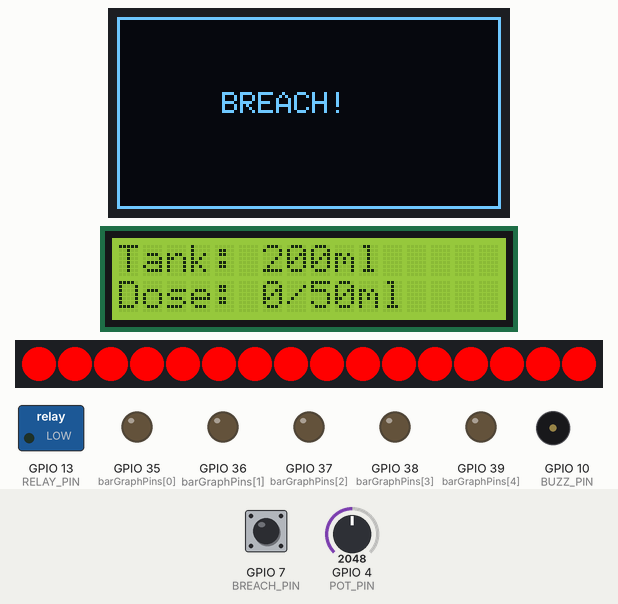
A sketch run on a simulated ESP32-S3. Parts: 128×64 one-colour display, 16×2 character LCD, 16 RGB LEDs in strip order, left to right, switched loads named in the sketch (green lamp = pin HIGH), output pins drawn as LEDs (lit = HIGH), buzzer (waves = sounding). The test bench sets the inputs (shaded band); at power-on: GPIO 7 (BREACH_PIN) LOW, GPIO 4 (POT_PIN) = 2048.

Above: at 1.3 s.
1.4 s: GPIO 7 (BREACH_PIN) pulled HIGH for 0.15 s
At 2.8 s:
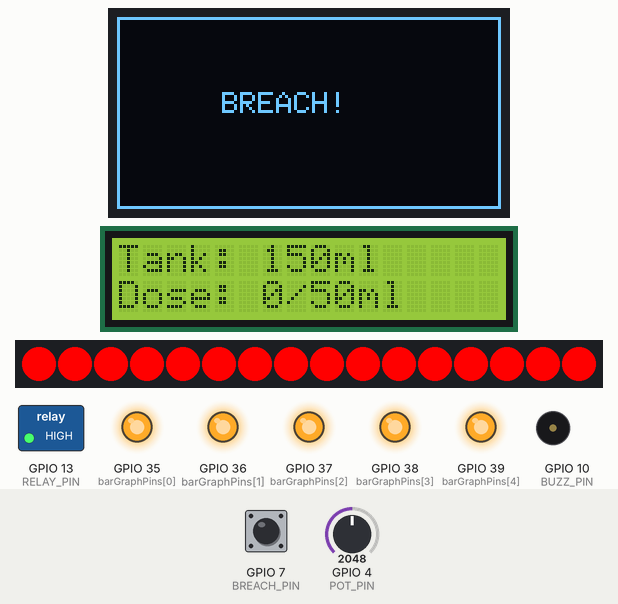
4.5 s: GPIO 7 (BREACH_PIN) pulled HIGH for 1 s
At 4.63 s:
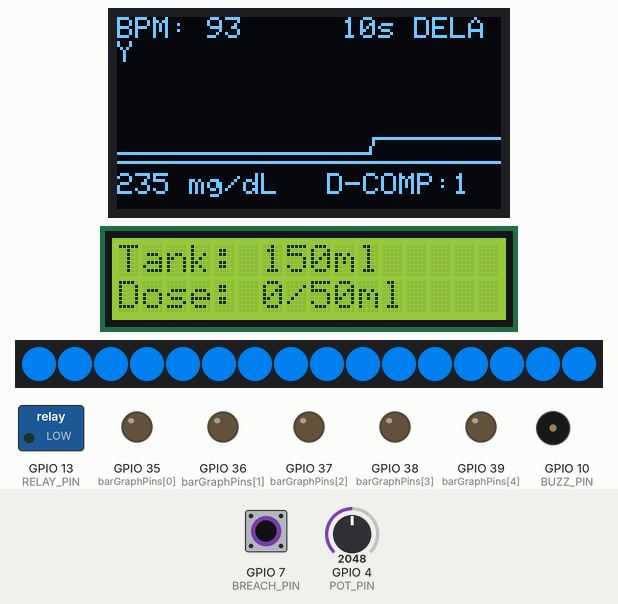
7.0 s: GPIO 7 (BREACH_PIN) pulled HIGH for 3.2 s
At 9.28 s:
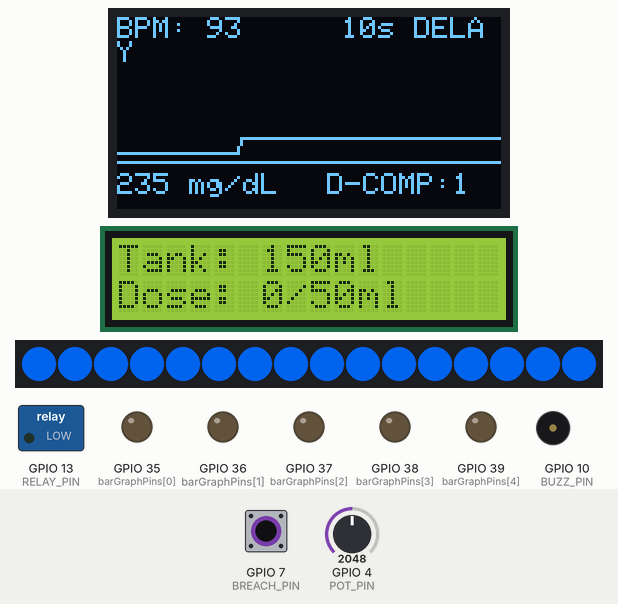
11.7 s: GPIO 7 (BREACH_PIN) driven HIGH
At 14.61 s:
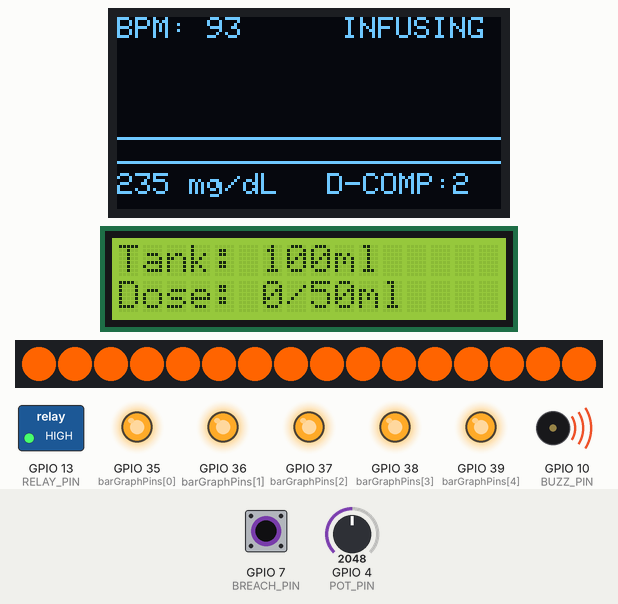
14.7 s: GPIO 4 (POT_PIN) set to 2866
At 14.99 s:
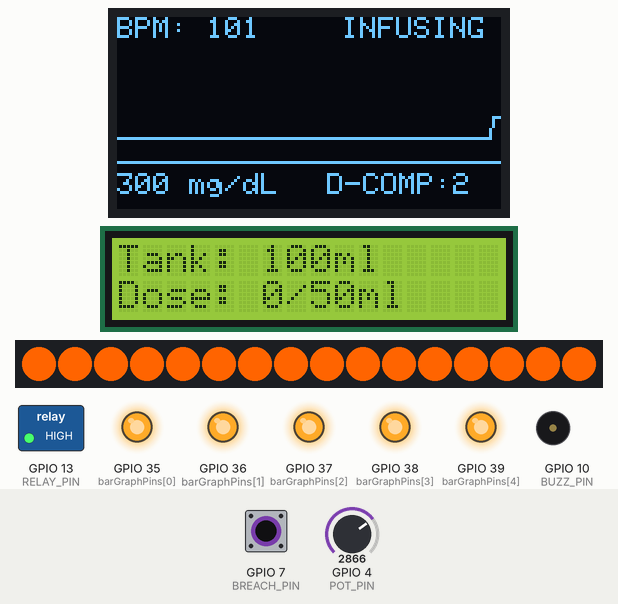
16.7 s: GPIO 4 (POT_PIN) set to 3603
At 17.91 s:
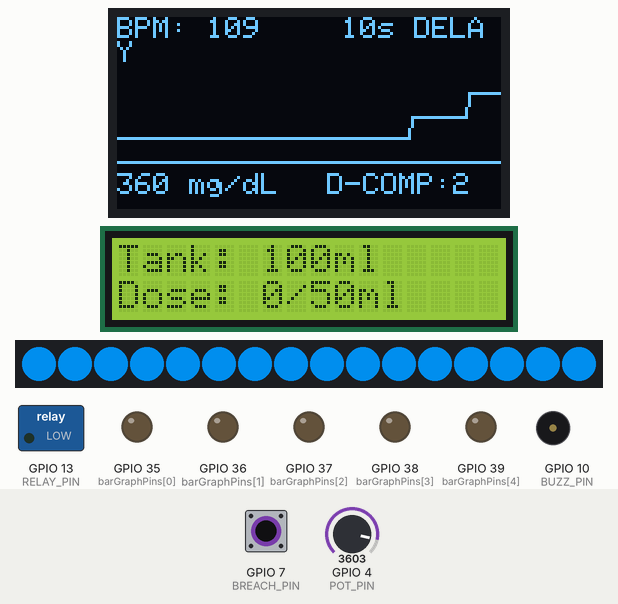
Timing chart, 0 to 19.2 s (numbered marks = the images above; inputs shaded):
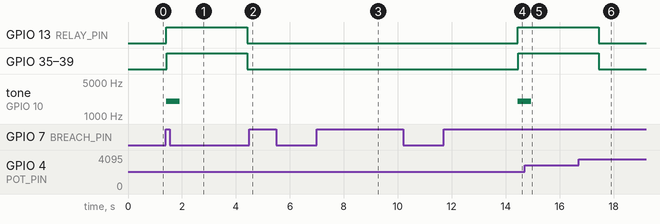

Measured:
- after the input at 1.4 s, GPIO 13 (RELAY_PIN), GPIO 35 (barGraphPins[0]): LOW → HIGH at once, → LOW 3.0 s later
- after the input at 4.5 s, the display: changes after 0.07 s (image 2)
- after the input at 7.0 s, the display: first changes at once (image 3 shows a later state)
- after the input at 11.7 s, GPIO 13 (RELAY_PIN): LOW → HIGH after 2.7 s; GPIO 35 (barGraphPins[0]): LOW → HIGH after 2.8 s
- after the input at 14.7 s, the display: first changes at once (image 5 shows a later state)

The sketch:

sketch-2.ino
```cpp
/*
  BioSync-AI: ADVANCED MEDICAL DASHBOARD (10s Recovery Edition)
  - Sensor: Potentiometer on Pin 4 (0-4095 mapped to 70-400 mg/dL)
  - OLED: Quad-Panel Telemetry (Graph, BPM, Doses, Status)
  - Logic: 10-Second Delay after 50ml cycle completion.
*/

#include <Wire.h>
#include <Adafruit_GFX.h>
#include <Adafruit_SSD1306.h>
#include <Adafruit_NeoPixel.h>
#include <LiquidCrystal_I2C.h>

// =======================
// 1. PIN CONFIGURATION
// =======================
#define POT_PIN      4
#define BREACH_PIN   7
#define RELAY_PIN    13
#define BUZZ_PIN     10
#define PIXEL_PIN    5
const int barGraphPins[] = {35, 36, 37, 38, 39};

// =======================
// 2. SYSTEM CONSTANTS
// =======================
#define OLED_ADDR    0x3C
#define LCD_ADDR     0x27
#define NUMPIXELS    16
#define SAMPLE_RATE  100

// =======================
// 3. GLOBAL VARIABLES
// =======================
float simulatedGlucose = 100.0;
unsigned long lastSampleTime = 0;
int medicineTank = 200;
int patientIntake = 0;
int completedDoses = 0;
int graphBuffer[128];
int bufferIdx = 0;

// State Logic
const long DOSE_DURATION = 3000;
const long RECOVERY_TIME = 10000;   // <--- UPDATED: 10 Second Safety Delay
unsigned long doseStartTime = 0;
bool isDosing = false;
bool isRecovering = false;
int activeBars = 0;
int snapshotBars = 0;

Adafruit_SSD1306 oled(128, 64, &Wire, -1);
LiquidCrystal_I2C lcd(LCD_ADDR, 16, 2);
Adafruit_NeoPixel pixels(NUMPIXELS, PIXEL_PIN, NEO_GRB + NEO_KHZ800);

void setup() {
  Wire.begin(8, 9);
  oled.begin(SSD1306_SWITCHCAPVCC, OLED_ADDR);
  oled.clearDisplay();

  lcd.init();
  lcd.backlight();

  for(int i=0; i<5; i++) pinMode(barGraphPins[i], OUTPUT);
  pinMode(RELAY_PIN, OUTPUT);
  pinMode(BREACH_PIN, INPUT_PULLUP);
  pinMode(BUZZ_PIN, OUTPUT);

  pixels.begin();
  pixels.show();

  for(int i=0; i<128; i++) graphBuffer[i] = 45;
  updateLCD();
}

void loop() {
  unsigned long currentMillis = millis();

  // 1. DATA ACQUISITION
  if (currentMillis - lastSampleTime >= SAMPLE_RATE) {
    lastSampleTime = currentMillis;

    int rawPot = analogRead(POT_PIN);
    simulatedGlucose = map(rawPot, 0, 4095, 70, 400);

    // Dose Gauge Threshold Logic
    if (simulatedGlucose < 120) activeBars = 0;
    else if (simulatedGlucose < 140) activeBars = 1;
    else if (simulatedGlucose < 160) activeBars = 2;
    else if (simulatedGlucose < 190) activeBars = 3;
    else if (simulatedGlucose < 230) activeBars = 4;
    else activeBars = 5;

    // Update Waveform Buffer (Does not disturb display)
    graphBuffer[bufferIdx] = map((int)simulatedGlucose, 70, 400, 60, 20);
    bufferIdx = (bufferIdx + 1) % 128;
  }

  // 2. DOSING ENGINE & RECOVERY
  checkDosingLogic();

  // 3. UI UPDATES
  updateHardwareVisuals();
  renderOLED();
}

void checkDosingLogic() {
  bool isBreach = !digitalRead(BREACH_PIN);

  // TRIGGER: System starts dose if not in Recovery/Breach
  if (!isBreach && !isDosing && !isRecovering && activeBars > 0) {
    isDosing = true;
    doseStartTime = millis();
    snapshotBars = activeBars;
    digitalWrite(RELAY_PIN, HIGH);

    int doseAmount = snapshotBars * 10;

    // Check for 50ml cycle completion
    if (patientIntake + doseAmount >= 50) {
        int needed = 50 - patientIntake;
        medicineTank -= needed;
        patientIntake = 0;
        completedDoses++;
        tone(BUZZ_PIN, 2000, 500); // Success tone
    } else {
        patientIntake += doseAmount;
        medicineTank -= doseAmount;
        tone(BUZZ_PIN, 1200, 100); // Standard infusion tone
    }

    if (medicineTank <= 0) medicineTank = 200;
    updateLCD();
  }

  // DOSE COMPLETION -> Start 10s Recovery
  if (isDosing && (millis() - doseStartTime > DOSE_DURATION)) {
    isDosing = false;
    isRecovering = true;
    digitalWrite(RELAY_PIN, LOW);
  }

  // END OF 10s RECOVERY
  if (isRecovering && (millis() - doseStartTime > (DOSE_DURATION + RECOVERY_TIME))) {
    isRecovering = false;
  }
}

void renderOLED() {
  oled.clearDisplay();
  oled.setTextColor(WHITE);

  if (!digitalRead(BREACH_PIN)) {
    oled.drawRect(0,0,128,64,WHITE);
    oled.setCursor(35, 25); oled.print("BREACH!");
  } else {
    // 1. LIVE WAVEFORM (Top Half)
    for (int i = 0; i < 127; i++) {
      oled.drawLine(i, graphBuffer[(bufferIdx+i)%128], i+1, graphBuffer[(bufferIdx+i+1)%128], WHITE);
    }

    // 2. DATA PANEL (Bottom Half)
    oled.drawFastHLine(0, 48, 128, WHITE);
    oled.setCursor(0, 52); oled.print((int)simulatedGlucose); oled.print(" mg/dL");
    oled.setCursor(70, 52); oled.print("D-COMP:"); oled.print(completedDoses);

    // 3. VITALS & MODE (Header)
    oled.setCursor(0, 0); oled.print("BPM: ");
    oled.print(map((int)simulatedGlucose, 70, 400, 72, 115));

    oled.setCursor(75, 0);
    if(isDosing) oled.print("INFUSING");
    else if(isRecovering) oled.print("10s DELAY");
    else oled.print("MONITOR");
  }
  oled.display();
}

void updateLCD() {
  lcd.clear();
  lcd.setCursor(0,0);
  lcd.print("Tank: "); lcd.print(medicineTank); lcd.print("ml");
  lcd.setCursor(0,1);
  lcd.print("Dose: "); lcd.print(patientIntake); lcd.print("/50ml");
}

void updateHardwareVisuals() {
  bool isBreach = !digitalRead(BREACH_PIN);
  uint32_t ringColor;

  if (isBreach) ringColor = pixels.Color(255, 0, 0);
  else if (isDosing) {
    // 1-3 bars = Blue, 4-5 bars = Orange
    ringColor = (snapshotBars <= 3) ? pixels.Color(0, 150, 255) : pixels.Color(255, 100, 0);
  } else if (isRecovering) {
    // Pulsing Cyan for 10s Recovery
    int b = (millis()/50)%255; if(b>127) b=255-b;
    ringColor = pixels.Color(0, map(b,0,127,0,150), 200);
  } else {
    ringColor = pixels.Color(0, 100, 0); // Steady Green
  }

  for(int i=0; i<NUMPIXELS; i++) pixels.setPixelColor(i, ringColor);
  pixels.show();

  int displayBars = isDosing ? snapshotBars : activeBars;
  for(int i=0; i<5; i++) {
    digitalWrite(barGraphPins[i], (isDosing && i < displayBars) ? HIGH : LOW);
  }
}
```
